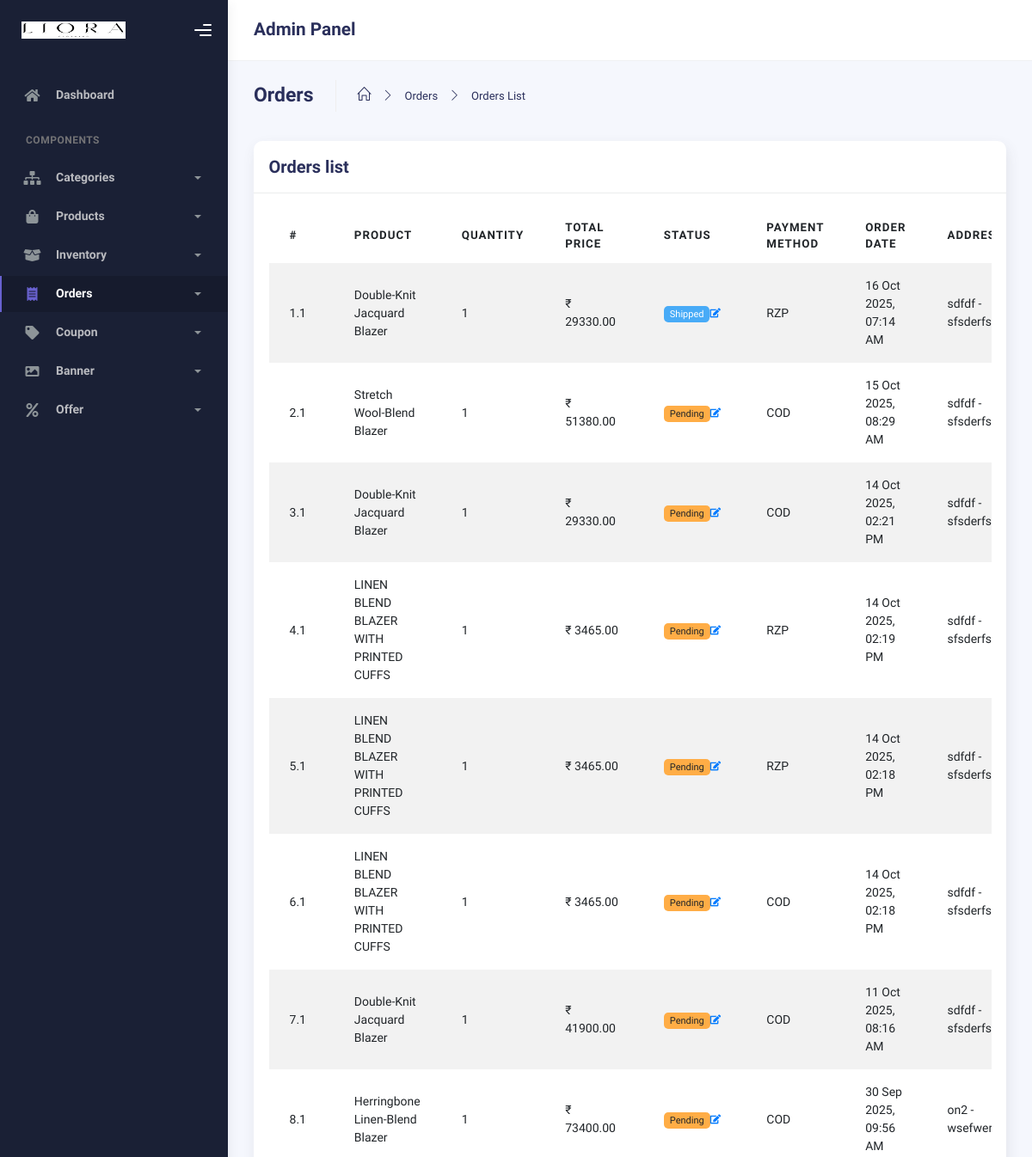
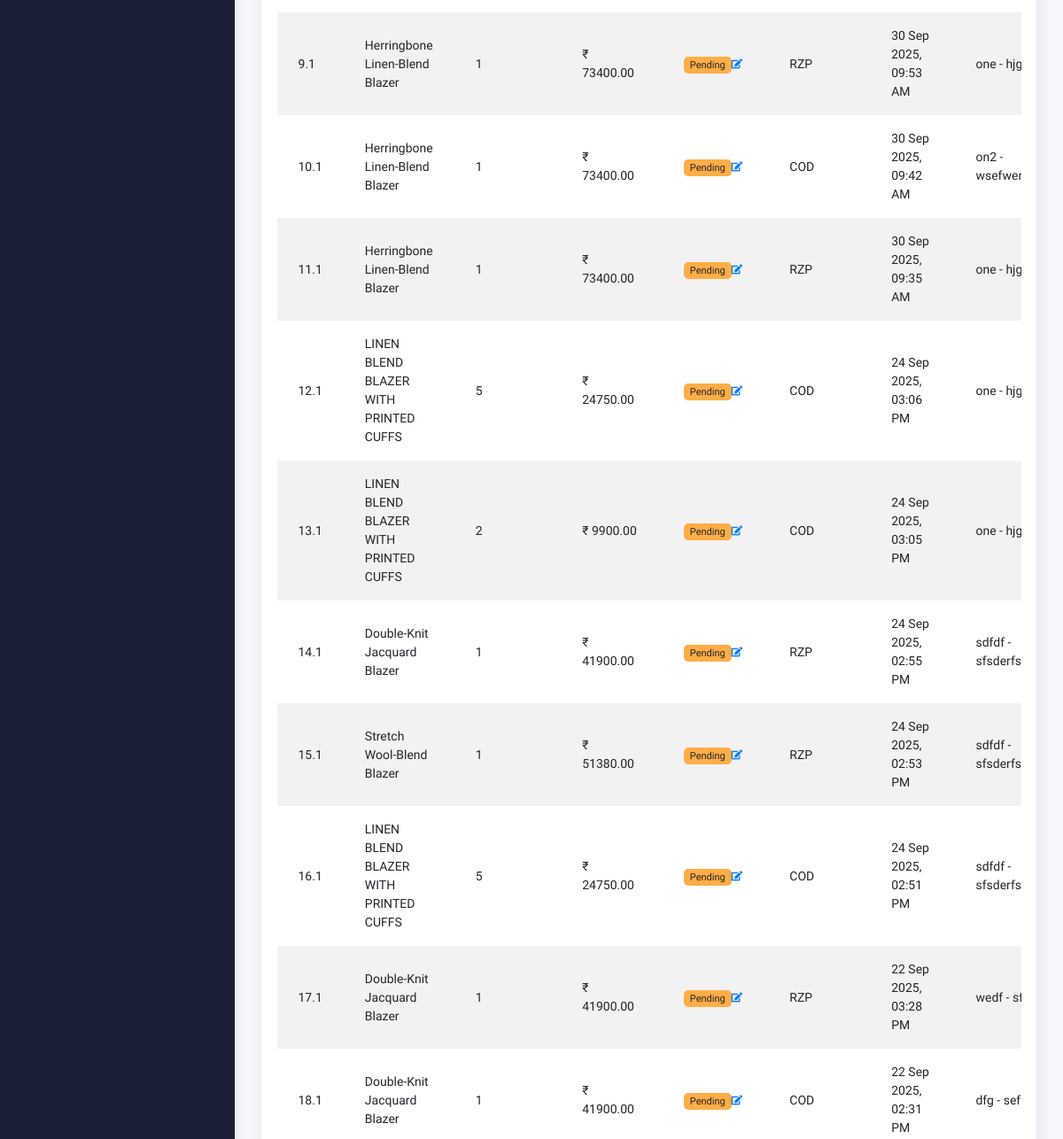
The page /liora_admin/order_list/ (signed in, upper part) on the database as committed earlier (2 pictures, top to bottom).
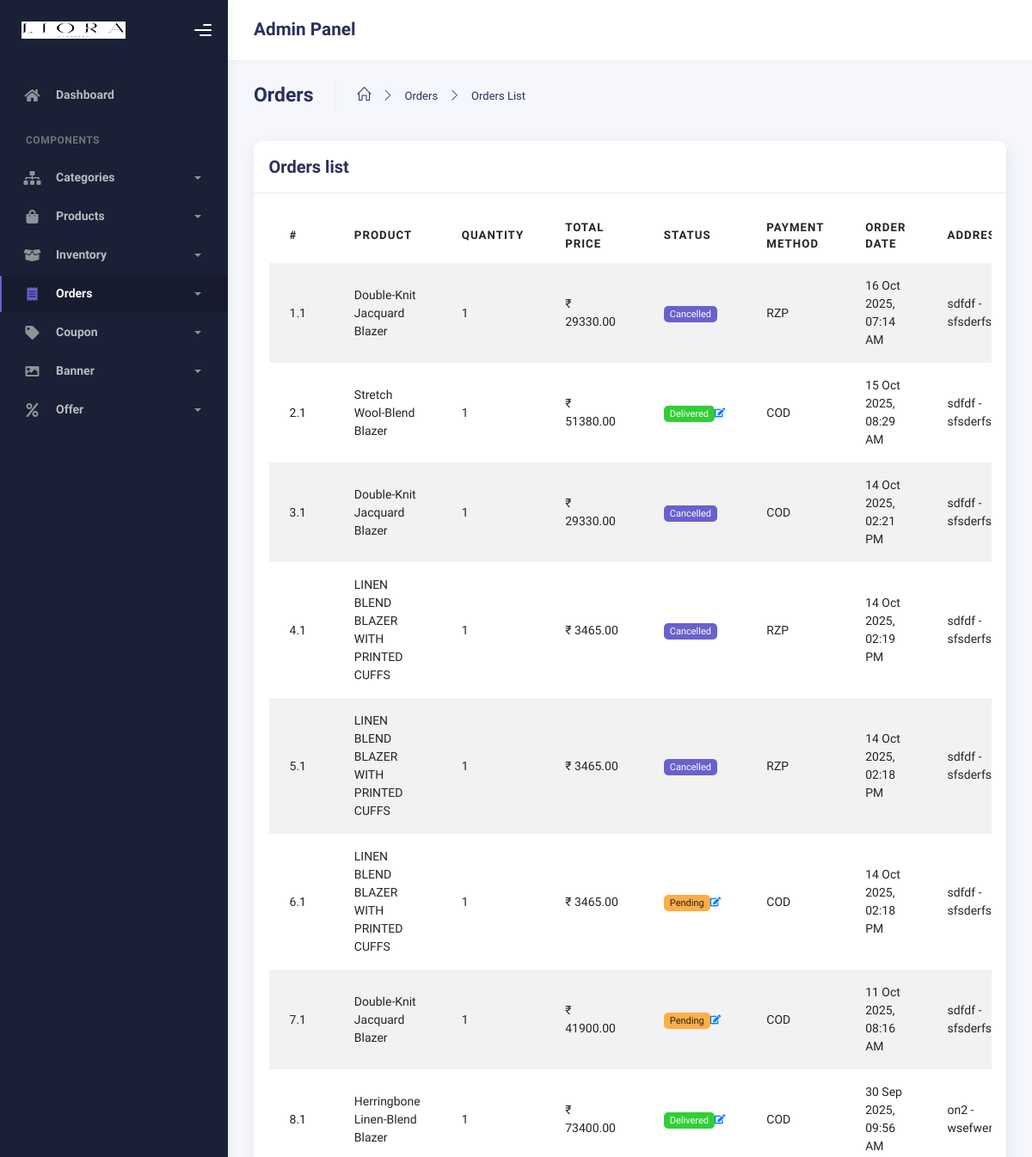
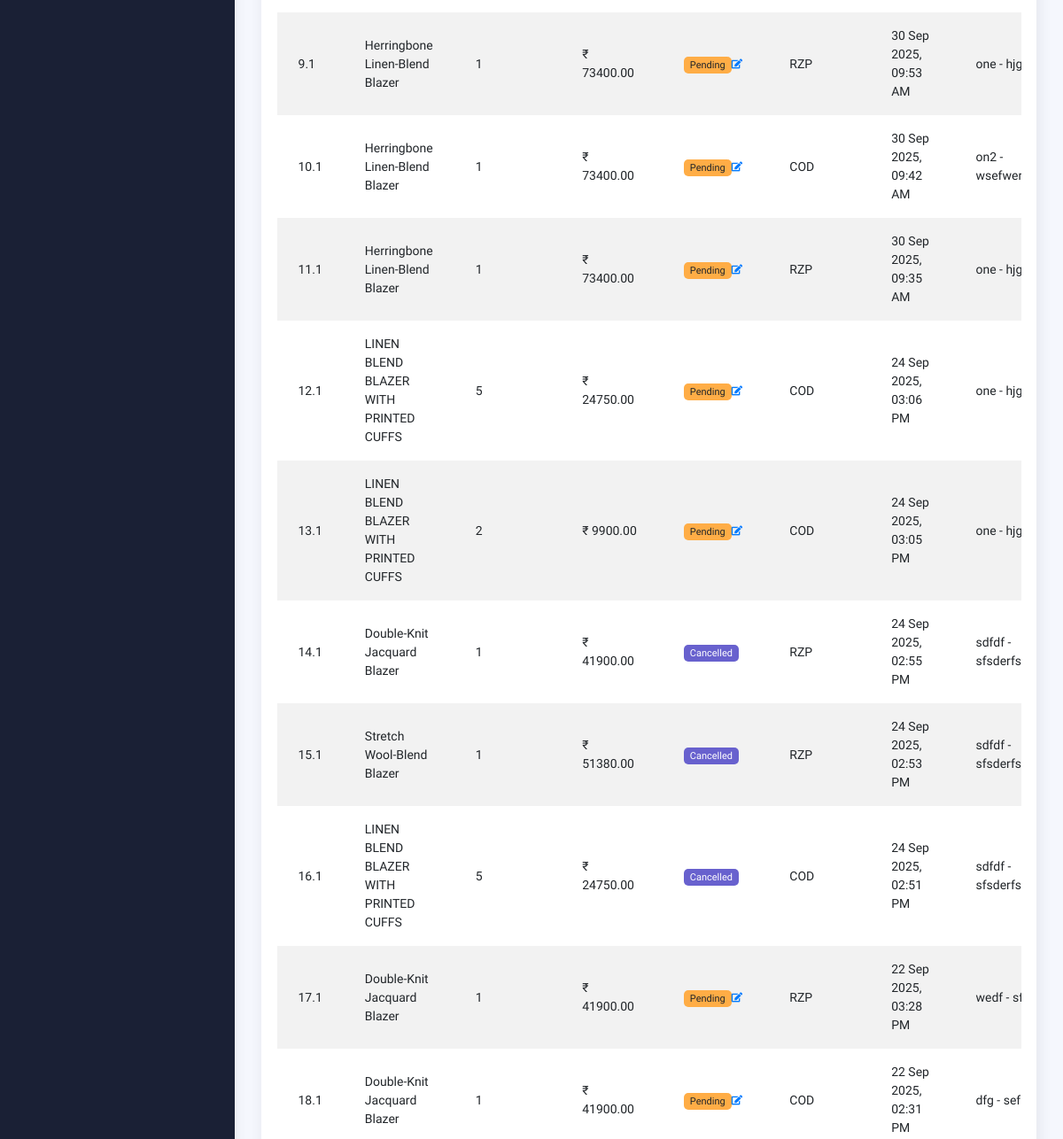
The same page on the database as committed later (2 pictures, top to bottom).
### orders/models.py (models this page shows, shortened)
class OrderItem(models.Model):
    order = models.ForeignKey(Order, related_name='order', on_delete=models.CASCADE)
    inventory = models.ForeignKey(Inventory, on_delete=models.CASCADE)
    quantity = models.PositiveIntegerField()
    price = models.DecimalField(max_digits=20, decimal_places=2)

### products/models.py (models this page shows, shortened)
class Inventory(models.Model):
    product = models.ForeignKey(Product, on_delete=models.CASCADE, related_name='inventories')
    color = models.ForeignKey(Color, on_delete=models.CASCADE, related_name='inventory_color')
    size = models.ForeignKey(Size, on_delete=models.CASCADE)
    stock = models.PositiveIntegerField(default=0)
    image = models.ImageField(upload_to='product_images',blank=True,null=True)
    class Meta:
        unique_together = ('product','color','size')

class Product(models.Model):
    category = models.ForeignKey(Categories, on_delete=models.CASCADE)
    name = models.CharField(max_length=150,unique=True)
    slug = models.SlugField(unique=True,blank=True)
    description = models.TextField()
    price = models.DecimalField(max_digits=10, decimal_places=2)
    created_at = models.DateTimeField(auto_now_add=True)

### admin_panel/views.py (the view)
# urls.py: path('order_list/', views.order_list, name='order_list'),
@superuser_required
def order_list(request):
    order = Order.objects.all().order_by('-created_at')
    return render(request, 'order/order_list.html', {'order': order})

### accounts/context_processors.py (called while the page is built)
def cart_context(request):
    cart_count = 0
    cart_total = 0
    if request.user.is_authenticated:
        try:
            cart = Cart.objects.get(user=request.user)
            cart_count = cart.items.count()
            cart_total = cart.total_price
        except Cart.DoesNotExist:
            pass
    return {
        'cart_count' : cart_count,
        'cart_total' : cart_total
    }

### accounts/models.py (called while the page is built)
    def __str__(self):
        return f"{self.name} - {self.city}"

### admin_panel/views.py (called while the page is built)
def superuser_required(view_func):
    @wraps(view_func)
    def _wrapped_view(request, *args, **kwargs):
        if not request.user.is_authenticated:
            return redirect('auth_login')
        if not request.user.is_superuser:
            return redirect('index')
        return view_func(request, *args, **kwargs)
    return _wrapped_view

### orders/models.py (called while the page is built)
    @property
    def total_price(self):
        return sum(item.subtotal for item in self.items.all())

    @property
    def subtotal(self):
        offer_details = get_product_offer_details(self.inventory.product)
        discounted_price = offer_details['discounted_price']
        return discounted_price * self.quantity

### admin_panel/templates/order/order_list.html (shortened to what the changed rows need)
{% extends "admin/admin_layout.html" %}
  {% load static %}
  {% block admin_content %}
        <div class="container">
          <div class="page-inner">
            <div class="row">
              <div class="col-md-12">
                <div class="card">
                  <div class="card-body">
                    <div class="table-responsive">
                      <table
                        id="add-row"
                        class="display table table-striped table-hover"
                      >
                        <thead>
                          <tr>
                            <th>#</th>
                            <th>Product</th>
                            <th>Quantity</th>
                            <th>Total Price</th>
                            <th>Status</th>
                            <th>Payment Method</th>
                            <th>Order Date</th>
                            <th style="width: 10%">Address</th>
                          </tr>
                        </thead>
                        <tbody>
                            {% for order in order %}
                                {% for item in order.order.all %}
                                    <tr>
                                        <td>{{ forloop.parentloop.counter }}.{{ forloop.counter }}</td>
                                        <td>{{ item.inventory.product.name }}</td>
                                        <td>{{ item.quantity }}</td>
                                        <td>₹ {{ item.price }}</td>
                                        <td>
                                            <div id="status-display-{{ order.id }}" class="d-inline-flex align-items-center gap-1">
                                                {% if order.order_status == "Pending" %}
                                                    <span class="badge badge-warning">Pending</span>
                                                {% elif order.order_status == "Shipped" %}
                                                    <span class="badge badge-info">Shipped</span>
                                                {% elif order.order_status == "Delivered" %}
                                                    <span class="badge badge-success">Delivered</span>
                                                {% elif order.order_status == "Cancelled" %}
                                                    <span class="badge badge-secondary">Cancelled</span>
                                                {% endif %}
                                                {% if order.order_status != "Cancelled" %}
                                                    <button type="button" class="btn btn-sm btn-link p-0" onclick="editStatus({{ order.id }})">
                                                        <i class="fa fa-edit"></i>
                                                    </button>
                                                {% endif %}
                                            </div>
                                        </td>
                                        <td>{{ order.payment_method }}</td>
                                        <td>{{ order.created_at|date:"d M Y, h:i A" }}</td>
                                        <td>{{ order.address }}</td>
                                    </tr>
                            {% endfor %}
                          {% endfor %}
                        </tbody>
                      </table>
                    </div>
                  </div>
                </div>
              </div>
            </div>
          </div>
        </div>
  {% endblock admin_content %}

Rows that differ between the two databases and show on the page:
changed Order "16 Oct 2025, 07:14 AM": order_status "Shipped" → "Cancelled" (drawn)
computed for OrderItem (number 1 of 18 on the later page): text "Shipped" → "Cancelled"
changed Order "15 Oct 2025, 08:29 AM": order_status "Pending" → "Delivered" (drawn)
computed for OrderItem (number 2 of 18 on the later page): text "Pending" → "Delivered"
changed Order "14 Oct 2025, 02:21 PM": order_status "Pending" → "Cancelled" (drawn)
computed for OrderItem (number 3 of 18 on the later page): text "Pending" → "Cancelled"
changed Order "14 Oct 2025, 02:19 PM": order_status "Pending" → "Cancelled" (drawn)
computed for OrderItem (number 4 of 18 on the later page): text "Pending" → "Cancelled"
changed Order (number 5 of 18 on the later page): order_status "Pending" → "Cancelled" (drawn)
computed for OrderItem (number 5 of 18 on the later page): text "Pending" → "Cancelled"
changed Order "30 Sep 2025, 09:56 AM": order_status "Pending" → "Delivered" (drawn)
computed for OrderItem (number 8 of 18 on the later page): text "Pending" → "Delivered"
changed Order "24 Sep 2025, 02:55 PM": order_status "Pending" → "Cancelled" (drawn)
computed for OrderItem (number 14 of 18 on the later page): text "Pending" → "Cancelled"
changed Order "24 Sep 2025, 02:53 PM": order_status "Pending" → "Cancelled" (drawn)
computed for OrderItem (number 15 of 18 on the later page): text "Pending" → "Cancelled"
changed Order "24 Sep 2025, 02:51 PM": order_status "Pending" → "Cancelled" (drawn)
computed for OrderItem (number 16 of 18 on the later page): text "Pending" → "Cancelled"
